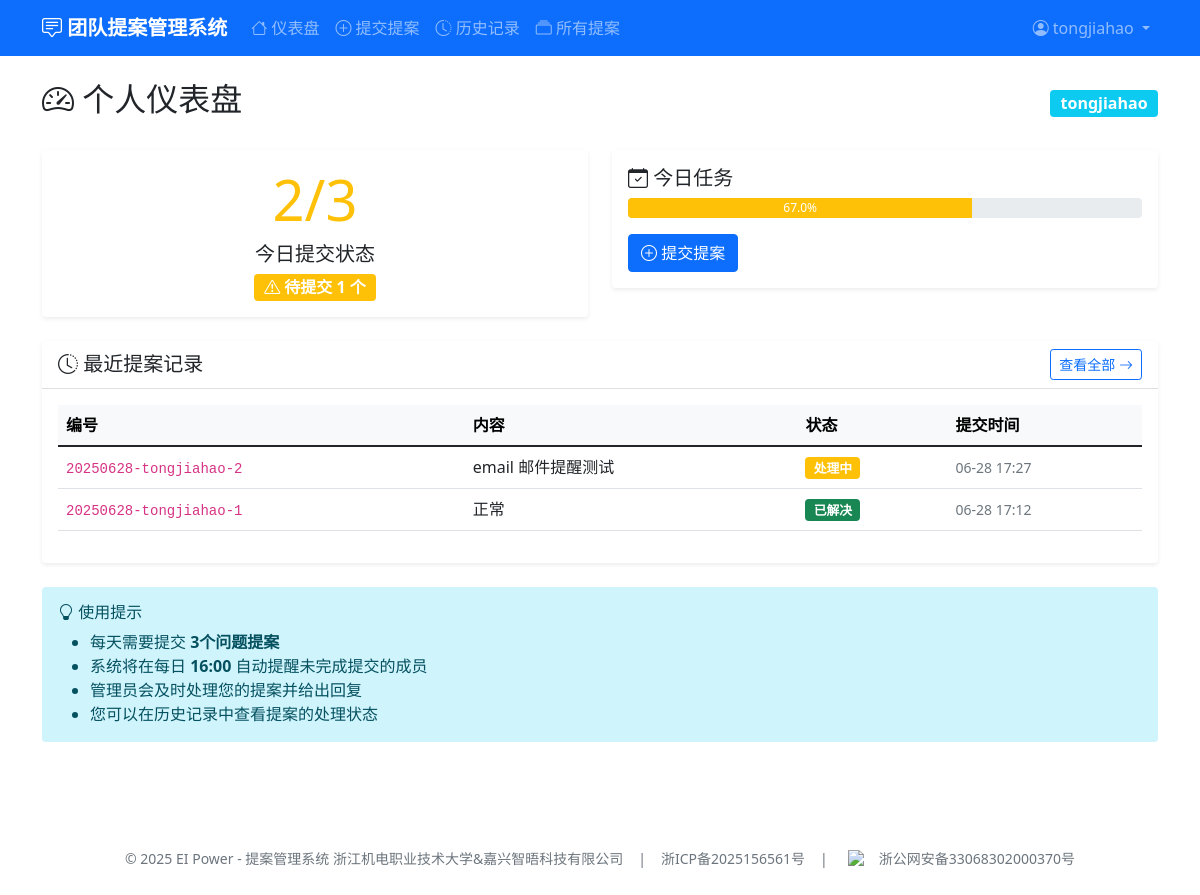
/dashboard (signed in), run on the app's committed database.
### tables this page shows
CREATE TABLE users (
            id INTEGER PRIMARY KEY AUTOINCREMENT,
            username TEXT UNIQUE NOT NULL,
            password TEXT NOT NULL,
            email TEXT NOT NULL,
            name TEXT NOT NULL,
            is_admin BOOLEAN DEFAULT 0,
            created_at TIMESTAMP DEFAULT CURRENT_TIMESTAMP
        );

CREATE TABLE feedback (
            id TEXT PRIMARY KEY,
            user_id INTEGER NOT NULL,
            content TEXT NOT NULL,
            status TEXT DEFAULT '新提案',
            revised_proposal TEXT,
            admin_comment TEXT,
            handler TEXT,
            created_at TIMESTAMP DEFAULT CURRENT_TIMESTAMP,
            updated_at TIMESTAMP,
            FOREIGN KEY (user_id) REFERENCES users (id)
        );

### app.py (the view)
@app.route('/dashboard')
@login_required
def dashboard():
    today = date.today().strftime('%Y-%m-%d')
    conn = get_db_connection()
    feedback_count = conn.execute(
        'SELECT COUNT(*) as count FROM feedback WHERE user_id = ? AND DATE(created_at) = ?',
        (current_user.id, today)
    ).fetchone()['count']
    recent_feedback_raw = conn.execute(
        'SELECT * FROM feedback WHERE user_id = ? ORDER BY created_at DESC LIMIT 5',
        (current_user.id,)
    ).fetchall()
    recent_feedback = []
    for feedback in recent_feedback_raw:
        feedback_dict = dict(feedback)
        if feedback_dict['created_at']:
            try:
                feedback_dict['created_at'] = datetime.fromisoformat(feedback_dict['created_at'].replace('Z', '+00:00'))
            except:
                feedback_dict['created_at'] = datetime.strptime(feedback_dict['created_at'], '%Y-%m-%d %H:%M:%S')
        if feedback_dict['updated_at']:
            try:
                feedback_dict['updated_at'] = datetime.fromisoformat(feedback_dict['updated_at'].replace('Z', '+00:00'))
            except:
                feedback_dict['updated_at'] = datetime.strptime(feedback_dict['updated_at'], '%Y-%m-%d %H:%M:%S')
        recent_feedback.append(feedback_dict)
    conn.close()
    return render_template('dashboard.html',
                         feedback_count=feedback_count,
                         recent_feedback=recent_feedback)

### app.py (called while the page is built)
@login_manager.user_loader
def load_user(user_id):
    conn = get_db_connection()
    user = conn.execute('SELECT * FROM users WHERE id = ?', (user_id,)).fetchone()
    conn.close()
    if user:
        return User(user['id'], user['username'], user['email'], user['name'], user['is_admin'])
    return None

### database.py (called while the page is built)
def get_db_connection():
    conn = sqlite3.connect('feedback_system.db')
    conn.row_factory = sqlite3.Row
    return conn

### templates/dashboard.html (shortened to what this page needs)
{% extends "base.html" %}
{% block content %}
<div class="row">
    <div class="col-12">
        <div class="d-flex justify-content-between align-items-center mb-4">
            <h2><i class="bi bi-speedometer2"></i> 个人仪表盘</h2>
            <span class="badge bg-info fs-6">{{ current_user.username }}</span>
        </div>
    </div>
</div>
<div class="row mb-4">
    <div class="col-md-6">
        <div class="card border-0 shadow-sm">
            <div class="card-body text-center">
                <div class="row">
                    <div class="col">
                        <h1 class="display-4 {% if feedback_count >= 3 %}text-success{% else %}text-warning{% endif %}">
                            {{ feedback_count }}/3
                        </h1>
                        <h5 class="card-title">今日提交状态</h5>
                        {% if feedback_count >= 3 %}
                            <span class="badge bg-success fs-6">
                                <i class="bi bi-check-circle"></i> 已完成
                            </span>
                        {% else %}
                            <span class="badge bg-warning fs-6">
                                <i class="bi bi-exclamation-triangle"></i> 待提交 {{ 3 - feedback_count }} 个
                            </span>
                        {% endif %}
                    </div>
                </div>
            </div>
        </div>
    </div>
    <div class="col-md-6">
        <div class="card border-0 shadow-sm">
            <div class="card-body">
                <h5 class="card-title"><i class="bi bi-calendar-check"></i> 今日任务</h5>
                <div class="progress mb-3" style="height: 20px;">
                    <div class="progress-bar {% if feedback_count >= 3 %}bg-success{% else %}bg-warning{% endif %}"
                         role="progressbar"
                         style="width: {{ (feedback_count / 3 * 100)|round }}%;">
                        {{ (feedback_count / 3 * 100)|round }}%
                    </div>
                </div>
                {% if feedback_count < 3 %}
                    <a href="{{ url_for('submit_feedback') }}" class="btn btn-primary">
                        <i class="bi bi-plus-circle"></i> 提交提案
                    </a>
                {% else %}
                    <button class="btn btn-success" disabled>
                        <i class="bi bi-check-circle"></i> 今日任务完成
                    </button>
                {% endif %}
            </div>
        </div>
    </div>
</div>
<div class="row">
    <div class="col-12">
        <div class="card border-0 shadow-sm">
            <div class="card-header bg-white">
                <div class="d-flex justify-content-between align-items-center">
                    <h5 class="mb-0"><i class="bi bi-clock-history"></i> 最近提案记录</h5>
                    <a href="{{ url_for('history') }}" class="btn btn-outline-primary btn-sm">
                        查看全部 <i class="bi bi-arrow-right"></i>
                    </a>
                </div>
            </div>
            <div class="card-body">
                {% if recent_feedback %}
                    <div class="table-responsive">
                        <table class="table table-hover">
                            <thead class="table-light">
                                <tr>
                                    <th>编号</th>
                                    <th>内容</th>
                                    <th>状态</th>
                                    <th>提交时间</th>
                                </tr>
                            </thead>
                            <tbody>
                                {% for feedback in recent_feedback %}
                                <tr>
                                    <td><code>{{ feedback.id }}</code></td>
                                    <td>
                                        <div class="text-truncate" style="max-width: 300px;" title="{{ feedback.content }}">
                                            {{ feedback.content }}
                                        </div>
                                    </td>
                                    <td>
                                        {% if feedback.status == '新提案' %}
                                            <span class="badge bg-primary status-badge">{{ feedback.status }}</span>
                                        {% elif feedback.status == '处理中' %}
                                            <span class="badge bg-warning status-badge">{{ feedback.status }}</span>
                                        {% elif feedback.status == '已解决' %}
                                            <span class="badge bg-success status-badge">{{ feedback.status }}</span>
                                        {% endif %}
                                    </td>
                                    <td>
                                        <small class="text-muted">
                                            {{ feedback.created_at.strftime('%m-%d %H:%M') if feedback.created_at else '' }}
                                        </small>
                                    </td>
                                </tr>
                                {% endfor %}
                            </tbody>
                        </table>
                    </div>
                {% endif %}
            </div>
        </div>
    </div>
</div>
<div class="row mt-4">
    <div class="col-12">
        <div class="alert alert-info border-0" role="alert">
            <h6><i class="bi bi-lightbulb"></i> 使用提示</h6>
            <ul class="mb-0">
                <li>每天需要提交 <strong>3个问题提案</strong></li>
                <li>系统将在每日 <strong>16:00</strong> 自动提醒未完成提交的成员</li>
                <li>管理员会及时处理您的提案并给出回复</li>
                <li>您可以在历史记录中查看提案的处理状态</li>
            </ul>
        </div>
    </div>
</div>
{% endblock %}

### templates/base.html (shortened to what this page needs)
<!DOCTYPE html>
<html lang="zh-CN">
<head>
    <link href="https://cdn.jsdelivr.net/npm/bootstrap@5.1.3/dist/css/bootstrap.min.css" rel="stylesheet">
    <link href="https://cdn.jsdelivr.net/npm/bootstrap-icons@1.7.2/font/bootstrap-icons.css" rel="stylesheet">
</head>
<body>
    {% if current_user.is_authenticated %}
    <nav class="navbar navbar-expand-lg navbar-dark bg-primary">
        <div class="container">
            <a class="navbar-brand" href="{{ url_for('dashboard') }}">
                <i class="bi bi-chat-square-text"></i> 团队提案管理系统
            </a>
            <div class="collapse navbar-collapse" id="navbarNav">
                <ul class="navbar-nav me-auto">
                    <li class="nav-item">
                        <a class="nav-link" href="{{ url_for('dashboard') }}">
                            <i class="bi bi-house"></i> 仪表盘
                        </a>
                    </li>
                    <li class="nav-item">
                        <a class="nav-link" href="{{ url_for('submit_feedback') }}">
                            <i class="bi bi-plus-circle"></i> 提交提案
                        </a>
                    </li>
                    <li class="nav-item">
                        <a class="nav-link" href="{{ url_for('history') }}">
                            <i class="bi bi-clock-history"></i> 历史记录
                        </a>
                    </li>
                    <li class="nav-item">
                        <a class="nav-link" href="{{ url_for('all_proposals') }}">
                            <i class="bi bi-collection"></i> 所有提案
                        </a>
                    </li>
                </ul>
                <ul class="navbar-nav">
                    <li class="nav-item dropdown">
                        <a class="nav-link dropdown-toggle" href="#" id="navbarDropdown" role="button" data-bs-toggle="dropdown">
                            <i class="bi bi-person-circle"></i> {{ current_user.username }}
                        </a>
                    </li>
                </ul>
            </div>
        </div>
    </nav>
    {% endif %}
    <main class="container mt-4">
        {% block content %}{% endblock %}
    </main>
    <footer class="footer mt-auto">
        <div class="footer">
            <div class="footer-content">
                <span>&copy; 2025 EI Power - 提案管理系统 浙江机电职业技术大学&嘉兴智晤科技有限公司</span>
                <span class="divider">|</span>
                <a href="https://beian.miit.gov.cn/" target="_blank">浙ICP备2025156561号</a>
                <span class="divider">|</span>
                <img src="https://tjh666.cn/images/headlogo.png" alt="公安备案图标">
                <a href="https://beian.mps.gov.cn/#/query/webSearch?code=33068302000370" rel="noreferrer" target="_blank">浙公网安备33068302000370号</a>
            </div>
        </div>
    </footer>
</body>
</html>

### templates/base.html (style rules this page uses)
.navbar-brand { font-weight: bold; }
.status-badge { font-size: 0.8em; }
.footer { padding: 20px 0; margin-top: 50px; }
.footer-content { display: flex; justify-content: center; align-items: center; flex-wrap: wrap; gap: 10px; color: #6c757d; font-size: 14px; }
.footer-content a { color: #6c757d; text-decoration: none; }
.footer-content .divider { margin: 0 5px; }
.footer-content img { width: 16px; height: 16px; margin: 0 5px; vertical-align: middle; }

### data on the page
users: username "tongjiahao"
feedback: id "20250628-tongjiahao-2", content "email 邮件提醒测试", status "处理中", created_at "06-28 17:27"
feedback: id "20250628-tongjiahao-1", content "正常", status "已解决", created_at "06-28 17:12"

### other printed values
{{ feedback_count }} "2"
{{ 3 - feedback_count }} "1"
{{ (feedback_count / 3 * 100)|round }} "67.0"
